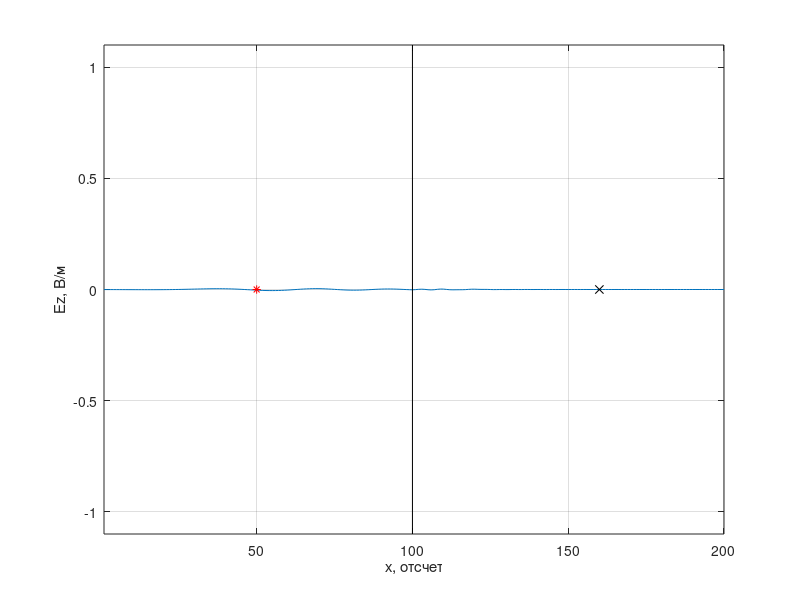
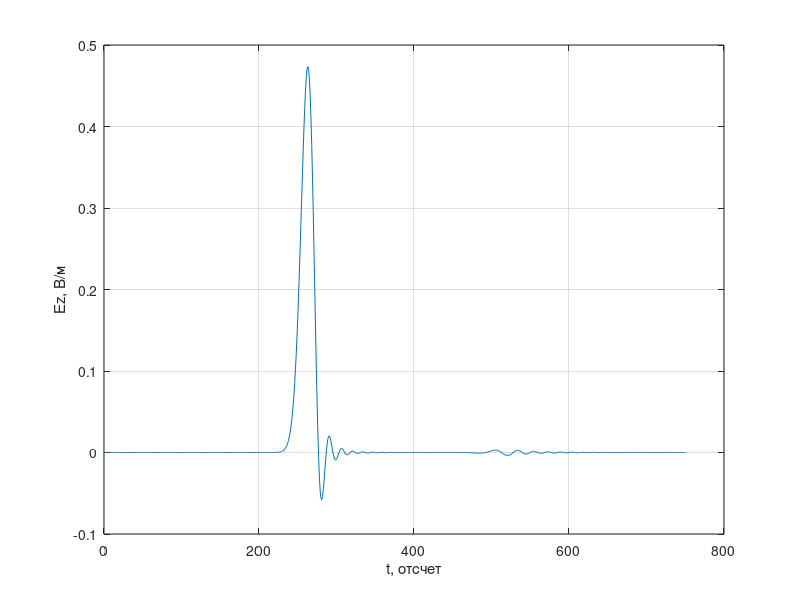

These figures' MATLAB source, in order:
%% Одномерный FDTD. Версия 1.8
% Граница раздела. Используются граничные условия ABC первого порядка.
clear

% Волновое сопротивление свободного пространства
W0 = 120 * pi;

% Число Куранта
Sc = 1;

% Время расчета в отсчетах
maxTime = 750;

% Размер области моделирования в отсчетах
maxSize = 200;

% Положение датчика, регистрирующего поля
probePos = 160;

layer_x = 100;
sourcePos = 50;

Ez = zeros (1, maxSize);
Hy = zeros (1, maxSize - 1);

eps = ones (size (Ez));
eps(layer_x: end) = 9.0;

mu = ones (size (Ez));

% !!!
% Ez(2) в предыдущий момент времени
oldEzLeft = 0;

% !!!
% Ez(end-1) в предыдущий момент времени
oldEzRight = 0;

% !!!
% Расчет коэффициентов для граничных условий
tempLeft = Sc / sqrt (mu(1) * eps(1));
koeffABCLeft = (tempLeft - 1) / (tempLeft + 1);

tempRight = Sc / sqrt (mu(end) * eps(end));
koeffABCRight = (tempRight - 1) / (tempRight + 1);

% Поле, зарегистрированное в датчике в зависимости от времени
probeTimeEz = zeros (1, maxTime);

figure

for t = 1: maxTime
    % Расчет компоненты поля H
    for m = 1: maxSize - 1
        % До этой строки Hy(n) хранит значение компоненты Hy
        % за предыдущий момент времени
        Hy(m) = Hy(m) + (Ez(m + 1) - Ez(m)) / W0 / mu(m);
    end
    
    Hy(sourcePos - 1) = Hy(sourcePos - 1) -...
        exp (-(t - 30.0) ^ 2 / 100.0) / W0;
    
    % Расчет компоненты поля E
  
    for m = 2: maxSize - 1
        % До этой строки Ez(n) хранит значение компоненты EzS
        % за предыдущий момент времени
        Ez(m) = Ez(m) + (Hy(m) - Hy(m - 1)) * W0 / eps (m);
    end

    % Источник возбуждения
    Ez(sourcePos) = Ez(sourcePos) +...
        exp (-(t + 0.5 - (-0.5) - 30.0) ^ 2 / 100.0);
    
    % Граничные условия ABC первой степени
    Ez(1) = oldEzLeft + koeffABCLeft * (Ez(2) - Ez(1));
    oldEzLeft = Ez(2);
    
    Ez(end) = oldEzRight + koeffABCRight * (Ez(end-1) - Ez(end));
    oldEzRight = Ez(end-1);
    
    % Регистрация поля в точке
    probeTimeEz(t) = Ez(probePos);
    
    plot (Ez);
    xlim ([1, maxSize]);
    ylim ([-1.1, 1.1]);
    xlabel ('x, отсчет')
    ylabel ('Ez, В/м')
    line ([layer_x, layer_x], [-1.1, 1.1], ...
        'Color',[0.0, 0.0, 0.0]);
    grid on
    hold on
    plot ([probePos], [0], 'xk');
    plot ([sourcePos], [0], '*r');
    hold off
    pause (0.01)
end

figure
plot (probeTimeEz)
xlabel ('t, отсчет')
ylabel ('Ez, В/м')
grid on